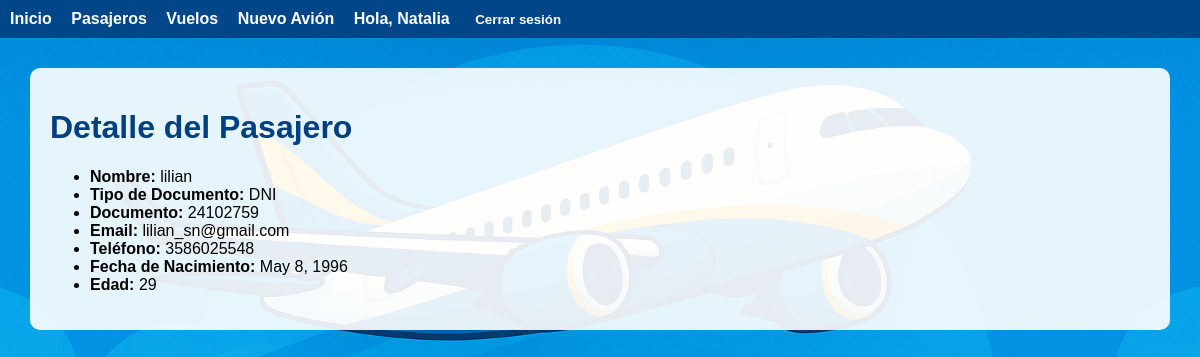
The page /pasajeros/2/ (signed in) on the database its author committed.
### pasajeros/models.py (models this page shows, shortened)
class Pasajero(models.Model):
    TIPO_DOCUMENTO_CHOICES = [
        ('DNI', 'DNI'),
        ('PAS', 'Pasaporte'),
        ('LC', 'Libreta Cívica'),
        ('LE', 'Libreta de Enrolamiento'),
        ('OTRO', 'Otro'),
    ]
    nombre = models.CharField(max_length=100)
    tipo_documento = models.CharField(max_length=10, choices=TIPO_DOCUMENTO_CHOICES)
    documento = models.CharField(max_length=30, unique=True)
    email = models.EmailField()
    telefono = models.CharField(max_length=20)
    fecha_nacimiento = models.DateField()
    @property
    def edad(self):
        today = date.today()
        return today.year - self.fecha_nacimiento.year - (
            (today.month, today.day) < (self.fecha_nacimiento.month, self.fecha_nacimiento.day)
        )
    class Meta:
        verbose_name = 'Pasajero'
        verbose_name_plural = 'Pasajeros'
        ordering = ['nombre']

### pasajeros/views.py (the view)
# urls.py: path('<int:pasajero_id>/', views.detalle_pasajero, name='detalle_pasajero'),
@login_required
def detalle_pasajero(request, pasajero_id):
    if request.user.perfil and request.user.perfil.rol != 'admin':
        return redirect('home:index')
    pasajero = get_object_or_404(Pasajero, id=pasajero_id)
    return render(request, 'pasajeros/pasajeros_detail.html', {'pasajero': pasajero})

### usuarios/models.py (called while the page is built)
def get_perfil(self):
    try:
        return self.perfilusuario
    except PerfilUsuario.DoesNotExist:
        return None

### pasajeros/templates/pasajeros/pasajeros_detail.html
{% extends 'base.html' %}
{% block content %}
  <h1>Detalle del Pasajero</h1>
  <ul>
    <li><strong>Nombre:</strong> {{ pasajero.nombre }}</li>
    <li><strong>Tipo de Documento:</strong> {{ pasajero.tipo_documento }}</li>
    <li><strong>Documento:</strong> {{ pasajero.documento }}</li>
    <li><strong>Email:</strong> {{ pasajero.email }}</li>
    <li><strong>Teléfono:</strong> {{ pasajero.telefono }}</li>
    <li><strong>Fecha de Nacimiento:</strong> {{ pasajero.fecha_nacimiento }}</li>
    <li><strong>Edad:</strong> {{ pasajero.edad }}</li>
  </ul>
{% endblock %}

### home/templates/base.html (shortened to what this page needs)
{% load static %}
<!DOCTYPE html>
<html lang="es">
<head>
</head>
<body>
    <nav>
        <a href="{% url 'home:index' %}">Inicio</a>
        {% if user.is_authenticated %}
            <a href="{% url 'pasajeros:listado_pasajeros' %}">Pasajeros</a>
            <a href="{% url 'vuelos:vuelo_list' %}">Vuelos</a>
            {% if user.perfilusuario.rol != 'pasajero' %}
                <a href="{% url 'vuelos:crear_avion' %}">Nuevo Avión</a>
            {% endif %}
            <span>Hola, {{ user.username }}</span>
            <form action="{% url 'usuarios:logout' %}" method="post" style="display:inline;">
                <button type="submit">Cerrar sesión</button>
            </form>
        {% else %}
            <a href="{% url 'usuarios:login' %}">Iniciar sesión</a>
            <a href="{% url 'usuarios:registro' %}">Registrarse</a>
        {% endif %}
    </nav>
    <div class="container">
        {% block content %}
        {% endblock %}
    </div>
</body>
</html>

### rows shown on the page
Pasajero: nombre "lilian", tipo_documento "DNI", documento "24102759", email "lilian_sn@gmail.com", telefono "3586025548", fecha_nacimiento "May 8, 1996", edad "29"

### other values the page prints
{{ user.username }} "Natalia"
